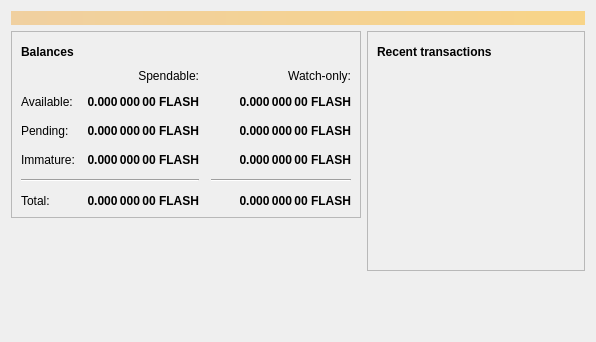
<?xml version="1.0" encoding="UTF-8"?>
<ui version="4.0">
 <class>OverviewPage</class>
 <widget class="QWidget" name="OverviewPage">
  <property name="geometry">
   <rect>
    <x>0</x>
    <y>0</y>
    <width>596</width>
    <height>342</height>
   </rect>
  </property>
  <property name="windowTitle">
   <string>Form</string>
  </property>
  <layout class="QVBoxLayout" name="topLayout">
   <item>
    <widget class="QLabel" name="labelAlerts">
     <property name="visible">
      <bool>false</bool>
     </property>
     <property name="styleSheet">
      <string notr="true">QLabel { background-color: qlineargradient(x1: 0, y1: 0, x2: 1, y2: 0, stop:0 #F0D0A0, stop:1 #F8D488); color:#000000; }</string>
     </property>
     <property name="wordWrap">
      <bool>true</bool>
     </property>
     <property name="margin">
      <number>3</number>
     </property>
     <property name="textInteractionFlags">
      <set>Qt::TextSelectableByMouse</set>
     </property>
    </widget>
   </item>
   <item>
    <layout class="QHBoxLayout" name="horizontalLayout" stretch="1,1">
     <item>
      <layout class="QVBoxLayout" name="verticalLayout_2">
       <item>
        <widget class="QFrame" name="frame">
         <property name="frameShape">
          <enum>QFrame::StyledPanel</enum>
         </property>
         <property name="frameShadow">
          <enum>QFrame::Raised</enum>
         </property>
         <layout class="QVBoxLayout" name="verticalLayout_4">
          <item>
           <layout class="QHBoxLayout" name="horizontalLayout_4">
            <item>
             <widget class="QLabel" name="label_5">
              <property name="font">
               <font>
                <weight>75</weight>
                <bold>true</bold>
               </font>
              </property>
              <property name="text">
               <string>Balances</string>
              </property>
             </widget>
            </item>
            <item>
             <widget class="QPushButton" name="labelWalletStatus">
              <property name="enabled">
               <bool>false</bool>
              </property>
              <property name="maximumSize">
               <size>
                <width>30</width>
                <height>16777215</height>
               </size>
              </property>
              <property name="toolTip">
               <string>The displayed information may be out of date. Your wallet automatically synchronizes with the Flashcoin network after a connection is established, but this process has not completed yet.</string>
              </property>
              <property name="text">
               <string/>
              </property>
              <property name="icon">
               <iconset resource="../bitcoin.qrc">
                <normaloff>:/icons/warning</normaloff>
                <disabledoff>:/icons/warning</disabledoff>:/icons/warning</iconset>
              </property>
              <property name="iconSize">
               <size>
                <width>24</width>
                <height>24</height>
               </size>
              </property>
              <property name="flat">
               <bool>true</bool>
              </property>
             </widget>
            </item>
            <item>
             <spacer name="horizontalSpacer_3">
              <property name="orientation">
               <enum>Qt::Horizontal</enum>
              </property>
              <property name="sizeHint" stdset="0">
               <size>
                <width>40</width>
                <height>20</height>
               </size>
              </property>
             </spacer>
            </item>
           </layout>
          </item>
          <item>
           <layout class="QGridLayout" name="gridLayout">
            <property name="spacing">
             <number>12</number>
            </property>
            <item row="2" column="2">
             <widget class="QLabel" name="labelWatchPending">
              <property name="font">
               <font>
                <weight>75</weight>
                <bold>true</bold>
               </font>
              </property>
              <property name="cursor">
               <cursorShape>IBeamCursor</cursorShape>
              </property>
              <property name="toolTip">
               <string>Unconfirmed transactions to watch-only addresses</string>
              </property>
              <property name="text">
               <string notr="true">0.000 000 00 FLASH</string>
              </property>
              <property name="alignment">
               <set>Qt::AlignRight|Qt::AlignTrailing|Qt::AlignVCenter</set>
              </property>
              <property name="textInteractionFlags">
               <set>Qt::LinksAccessibleByMouse|Qt::TextSelectableByKeyboard|Qt::TextSelectableByMouse</set>
              </property>
             </widget>
            </item>
            <item row="2" column="1">
             <widget class="QLabel" name="labelUnconfirmed">
              <property name="font">
               <font>
                <weight>75</weight>
                <bold>true</bold>
               </font>
              </property>
              <property name="cursor">
               <cursorShape>IBeamCursor</cursorShape>
              </property>
              <property name="toolTip">
               <string>Total of transactions that have yet to be confirmed, and do not yet count toward the spendable balance</string>
              </property>
              <property name="text">
               <string notr="true">0.000 000 00 FLASH</string>
              </property>
              <property name="alignment">
               <set>Qt::AlignRight|Qt::AlignTrailing|Qt::AlignVCenter</set>
              </property>
              <property name="textInteractionFlags">
               <set>Qt::LinksAccessibleByMouse|Qt::TextSelectableByKeyboard|Qt::TextSelectableByMouse</set>
              </property>
             </widget>
            </item>
            <item row="3" column="2">
             <widget class="QLabel" name="labelWatchImmature">
              <property name="font">
               <font>
                <weight>75</weight>
                <bold>true</bold>
               </font>
              </property>
              <property name="cursor">
               <cursorShape>IBeamCursor</cursorShape>
              </property>
              <property name="toolTip">
               <string>Mined balance in watch-only addresses that has not yet matured</string>
              </property>
              <property name="text">
               <string notr="true">0.000 000 00 FLASH</string>
              </property>
              <property name="alignment">
               <set>Qt::AlignRight|Qt::AlignTrailing|Qt::AlignVCenter</set>
              </property>
              <property name="textInteractionFlags">
               <set>Qt::LinksAccessibleByMouse|Qt::TextSelectableByKeyboard|Qt::TextSelectableByMouse</set>
              </property>
             </widget>
            </item>
            <item row="4" column="0" colspan="2">
             <widget class="Line" name="line">
              <property name="orientation">
               <enum>Qt::Horizontal</enum>
              </property>
             </widget>
            </item>
            <item row="4" column="2">
             <widget class="Line" name="lineWatchBalance">
              <property name="sizePolicy">
               <sizepolicy hsizetype="Preferred" vsizetype="Fixed">
                <horstretch>0</horstretch>
                <verstretch>0</verstretch>
               </sizepolicy>
              </property>
              <property name="minimumSize">
               <size>
                <width>140</width>
                <height>0</height>
               </size>
              </property>
              <property name="orientation">
               <enum>Qt::Horizontal</enum>
              </property>
             </widget>
            </item>
            <item row="5" column="0">
             <widget class="QLabel" name="labelTotalText">
              <property name="text">
               <string>Total:</string>
              </property>
             </widget>
            </item>
            <item row="3" column="1">
             <widget class="QLabel" name="labelImmature">
              <property name="font">
               <font>
                <weight>75</weight>
                <bold>true</bold>
               </font>
              </property>
              <property name="cursor">
               <cursorShape>IBeamCursor</cursorShape>
              </property>
              <property name="toolTip">
               <string>Mined balance that has not yet matured</string>
              </property>
              <property name="text">
               <string notr="true">0.000 000 00 FLASH</string>
              </property>
              <property name="alignment">
               <set>Qt::AlignRight|Qt::AlignTrailing|Qt::AlignVCenter</set>
              </property>
              <property name="textInteractionFlags">
               <set>Qt::LinksAccessibleByMouse|Qt::TextSelectableByKeyboard|Qt::TextSelectableByMouse</set>
              </property>
             </widget>
            </item>
            <item row="2" column="3">
             <spacer name="horizontalSpacer_2">
              <property name="orientation">
               <enum>Qt::Horizontal</enum>
              </property>
              <property name="sizeHint" stdset="0">
               <size>
                <width>40</width>
                <height>20</height>
               </size>
              </property>
             </spacer>
            </item>
            <item row="3" column="0">
             <widget class="QLabel" name="labelImmatureText">
              <property name="text">
               <string>Immature:</string>
              </property>
             </widget>
            </item>
            <item row="5" column="1">
             <widget class="QLabel" name="labelTotal">
              <property name="font">
               <font>
                <weight>75</weight>
                <bold>true</bold>
               </font>
              </property>
              <property name="cursor">
               <cursorShape>IBeamCursor</cursorShape>
              </property>
              <property name="toolTip">
               <string>Your current total balance</string>
              </property>
              <property name="text">
               <string notr="true">0.000 000 00 FLASH</string>
              </property>
              <property name="alignment">
               <set>Qt::AlignRight|Qt::AlignTrailing|Qt::AlignVCenter</set>
              </property>
              <property name="textInteractionFlags">
               <set>Qt::LinksAccessibleByMouse|Qt::TextSelectableByKeyboard|Qt::TextSelectableByMouse</set>
              </property>
             </widget>
            </item>
            <item row="5" column="2">
             <widget class="QLabel" name="labelWatchTotal">
              <property name="font">
               <font>
                <weight>75</weight>
                <bold>true</bold>
               </font>
              </property>
              <property name="cursor">
               <cursorShape>IBeamCursor</cursorShape>
              </property>
              <property name="toolTip">
               <string>Current total balance in watch-only addresses</string>
              </property>
              <property name="text">
               <string notr="true">0.000 000 00 FLASH</string>
              </property>
              <property name="alignment">
               <set>Qt::AlignRight|Qt::AlignTrailing|Qt::AlignVCenter</set>
              </property>
              <property name="textInteractionFlags">
               <set>Qt::LinksAccessibleByMouse|Qt::TextSelectableByKeyboard|Qt::TextSelectableByMouse</set>
              </property>
             </widget>
            </item>
            <item row="0" column="2">
             <widget class="QLabel" name="labelWatchonly">
              <property name="text">
               <string>Watch-only:</string>
              </property>
              <property name="alignment">
               <set>Qt::AlignRight|Qt::AlignTrailing|Qt::AlignVCenter</set>
              </property>
             </widget>
            </item>
            <item row="1" column="0">
             <widget class="QLabel" name="labelBalanceText">
              <property name="text">
               <string>Available:</string>
              </property>
             </widget>
            </item>
            <item row="1" column="1">
             <widget class="QLabel" name="labelBalance">
              <property name="font">
               <font>
                <weight>75</weight>
                <bold>true</bold>
               </font>
              </property>
              <property name="cursor">
               <cursorShape>IBeamCursor</cursorShape>
              </property>
              <property name="toolTip">
               <string>Your current spendable balance</string>
              </property>
              <property name="text">
               <string notr="true">0.000 000 00 FLASH</string>
              </property>
              <property name="alignment">
               <set>Qt::AlignRight|Qt::AlignTrailing|Qt::AlignVCenter</set>
              </property>
              <property name="textInteractionFlags">
               <set>Qt::LinksAccessibleByMouse|Qt::TextSelectableByKeyboard|Qt::TextSelectableByMouse</set>
              </property>
             </widget>
            </item>
            <item row="1" column="2">
             <widget class="QLabel" name="labelWatchAvailable">
              <property name="font">
               <font>
                <weight>75</weight>
                <bold>true</bold>
               </font>
              </property>
              <property name="cursor">
               <cursorShape>IBeamCursor</cursorShape>
              </property>
              <property name="toolTip">
               <string>Your current balance in watch-only addresses</string>
              </property>
              <property name="text">
               <string notr="true">0.000 000 00 FLASH</string>
              </property>
              <property name="alignment">
               <set>Qt::AlignRight|Qt::AlignTrailing|Qt::AlignVCenter</set>
              </property>
              <property name="textInteractionFlags">
               <set>Qt::LinksAccessibleByMouse|Qt::TextSelectableByKeyboard|Qt::TextSelectableByMouse</set>
              </property>
             </widget>
            </item>
            <item row="2" column="0">
             <widget class="QLabel" name="labelPendingText">
              <property name="text">
               <string>Pending:</string>
              </property>
             </widget>
            </item>
            <item row="0" column="1">
             <widget class="QLabel" name="labelSpendable">
              <property name="text">
               <string>Spendable:</string>
              </property>
              <property name="alignment">
               <set>Qt::AlignRight|Qt::AlignTrailing|Qt::AlignVCenter</set>
              </property>
             </widget>
            </item>
           </layout>
          </item>
         </layout>
        </widget>
       </item>
       <item>
        <spacer name="verticalSpacer">
         <property name="orientation">
          <enum>Qt::Vertical</enum>
         </property>
         <property name="sizeHint" stdset="0">
          <size>
           <width>20</width>
           <height>40</height>
          </size>
         </property>
        </spacer>
       </item>
      </layout>
     </item>
     <item>
      <layout class="QVBoxLayout" name="verticalLayout_3">
       <item>
        <widget class="QFrame" name="frame_2">
         <property name="frameShape">
          <enum>QFrame::StyledPanel</enum>
         </property>
         <property name="frameShadow">
          <enum>QFrame::Raised</enum>
         </property>
         <layout class="QVBoxLayout" name="verticalLayout">
          <item>
           <layout class="QHBoxLayout" name="horizontalLayout_2">
            <item>
             <widget class="QLabel" name="label_4">
              <property name="font">
               <font>
                <weight>75</weight>
                <bold>true</bold>
               </font>
              </property>
              <property name="text">
               <string>Recent transactions</string>
              </property>
             </widget>
            </item>
            <item>
             <widget class="QPushButton" name="labelTransactionsStatus">
              <property name="enabled">
               <bool>false</bool>
              </property>
              <property name="maximumSize">
               <size>
                <width>30</width>
                <height>16777215</height>
               </size>
              </property>
              <property name="toolTip">
               <string>The displayed information may be out of date. Your wallet automatically synchronizes with the Flashcoin network after a connection is established, but this process has not completed yet.</string>
              </property>
              <property name="text">
               <string/>
              </property>
              <property name="icon">
               <iconset resource="../bitcoin.qrc">
                <normaloff>:/icons/warning</normaloff>
                <disabledoff>:/icons/warning</disabledoff>:/icons/warning</iconset>
              </property>
              <property name="iconSize">
               <size>
                <width>24</width>
                <height>24</height>
               </size>
              </property>
              <property name="flat">
               <bool>true</bool>
              </property>
             </widget>
            </item>
            <item>
             <spacer name="horizontalSpacer">
              <property name="orientation">
               <enum>Qt::Horizontal</enum>
              </property>
              <property name="sizeHint" stdset="0">
               <size>
                <width>40</width>
                <height>20</height>
               </size>
              </property>
             </spacer>
            </item>
           </layout>
          </item>
          <item>
           <widget class="QListView" name="listTransactions">
            <property name="styleSheet">
             <string notr="true">QListView { background: transparent; }</string>
            </property>
            <property name="frameShape">
             <enum>QFrame::NoFrame</enum>
            </property>
            <property name="verticalScrollBarPolicy">
             <enum>Qt::ScrollBarAlwaysOff</enum>
            </property>
            <property name="horizontalScrollBarPolicy">
             <enum>Qt::ScrollBarAlwaysOff</enum>
            </property>
            <property name="selectionMode">
             <enum>QAbstractItemView::NoSelection</enum>
            </property>
           </widget>
          </item>
         </layout>
        </widget>
       </item>
       <item>
        <spacer name="verticalSpacer_2">
         <property name="orientation">
          <enum>Qt::Vertical</enum>
         </property>
         <property name="sizeHint" stdset="0">
          <size>
           <width>20</width>
           <height>40</height>
          </size>
         </property>
        </spacer>
       </item>
      </layout>
     </item>
    </layout>
   </item>
  </layout>
 </widget>
 <resources/>
 <connections/>
</ui>
